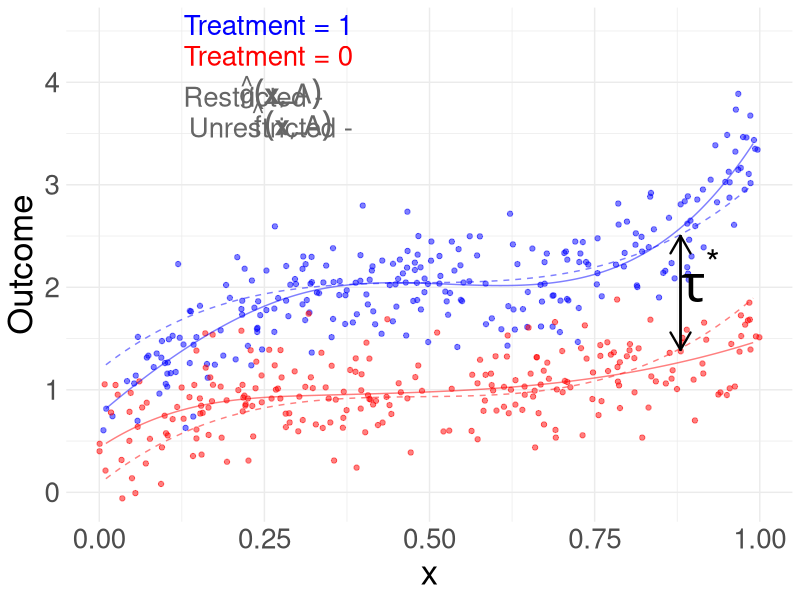

R code for this plot:
set.seed(123)
library(splines)
library(ggplot2)

# Define the number of observations
n <- 500

# Generate random values for x1 and x2 from a normal distribution
x <- runif(n)


# Generate treatment variable A
A <- rbinom(n, size = 1, prob = 0.5)

# Define the coefficients
beta0 <- 1
beta1 <- 5
beta2 <- 1
beta3 <- 5.5


# Generate random error terms
epsilon <- rnorm(n, mean = 0, sd = 0.3)

Y <- beta0 + beta1 * (x-0.5)^3 + beta2 * A + beta3 * A * (x-0.5)^3 + A*(x > 0.5)*(x - 0.5)^3 + epsilon


DATA_full <- data.frame('Y' = Y, 'x' = x, 'A' = A, 'x.t' = A *x)
DATA_reduced <- data.frame('Y' = Y, 'x' = x, 'A' = A)

bs_fit <- lm(Y ~ bs(x, df=5) + A*bs(x, df=5), data=DATA_full)
test_points <- data.frame(x=rep(seq(0.01, 0.99, length.out=500), 2), A=rep(c(0, 1), each=500))
test_points$fitted_vals <- predict(bs_fit, newdata=test_points)


tau <- mean(Y[A == 1]) - mean(Y[A == 0])
tau.range <- seq(-4*tau, 4*tau, length.out = 20)

mse <- rep(NA, length(tau.range))
for(k in 1:length(tau.range)) {
  tau.tmp <- tau.range[k]
  data.reduced <- data.frame('Y' = Y - tau.tmp*A, 'x' = x)
  lm_tmp <- lm(Y ~ bs(x), data = data.reduced)
  ghat <- lm_tmp$fitted.values + tau.tmp*A
  mse[k] <- mean((Y - ghat)^2)
}
tau.star <- tau.range[which.min(mse)]

data.reduced <- data.frame('Y' = Y - tau.star*A, 'x' = x)
lm_star <- lm(Y ~ bs(x), data = data.reduced)

test_points_reduced0 <- test_points_reduced1 <- data.frame(x=rep(seq(0.01, 0.99, length.out=500), 2))
test_points_reduced0$fitted_vals <- predict(lm_star, newdata=test_points)
test_points_reduced1$fitted_vals <- test_points_reduced0$fitted_vals + tau.star

df_trt1 <- subset(DATA_full, A==1)
df_trt0 <- subset(DATA_full, A==0)
fit_trt1 <- subset(test_points, A==1)
fit_trt0 <- subset(test_points, A==0)


ggplot() + 
  geom_point(data = df_trt1, aes(x = x, y = Y), color = "blue", alpha = 0.5) +
  geom_point(data = df_trt0, aes(x = x, y = Y), color = "red", alpha = 0.5) +
  geom_line(data = fit_trt1, aes(x = x, y = fitted_vals), color = "blue", alpha = 0.5) +
  geom_line(data = fit_trt0, aes(x = x, y = fitted_vals), color = "red", alpha = 0.5) +
  geom_line(data = test_points_reduced1, aes(x = x, y = fitted_vals), color = "blue", alpha = 0.5, linetype = 2) +
  geom_line(data = test_points_reduced0, aes(x = x, y = fitted_vals), color = "red", alpha = 0.5, linetype = 2) +
  geom_text(data = data.frame(x = 0.0, Y = 4.5), aes(x = x, y = Y), label = "Treatment = 1", hjust = -0.5, vjust = 0.2, color = "blue", size = 7) +
  geom_text(data = data.frame(x = 0.0, Y = 4.2), aes(x = x, y = Y), label = "Treatment = 0", hjust = -0.5, vjust = 0.2, color = "red", size = 7) +
  annotate("segment", x = 0.25, xend = 0.3, y = 3.8, yend = 3.8, color = "gray40", size = 0.8) +
  annotate("text", x = 0.015, y = 3.8, label = "Restricted - ", hjust = -0.5, vjust = 0.2, color = "gray40", size = 7) +
  annotate("text", x = 0.15, y = 3.8, label = expression(hat(g)(bold(x), A)), hjust = -0.5, vjust = 0.2, color = "gray40", size = 7) +
  annotate("segment", x = 0.27, xend = 0.32, y = 3.5, yend = 3.5, color = "gray40", size = 0.8, linetype = "dashed") +
  annotate("text", x = 0.0051, y = 3.5, label = "Unrestricted - ", hjust = -0.5, vjust = 0.2, color = "gray40", size = 7) +
  annotate("text", x = 0.17, y = 3.5, label = expression(hat(f)(bold(x), A)), hjust = -0.5, vjust = 0.2, color = "gray40", size = 7) +
  labs(y = "Outcome", x = "x", color = "Treatment") +
  scale_color_manual(values = c("blue", "red"), labels = c("Treatment = 1", "Trt = 0")) +
  theme_minimal() +
  theme(axis.text.x = element_text(size = 20), 
        axis.text.y = element_text(size = 20),
        axis.title = element_text(size = 25)) +
  geom_segment(aes(x = 0.88, xend = 0.88, y = 1.39, yend = 2.50), 
               arrow = arrow(type = "open", length = unit(0.2, "inches")), 
               color = "black", lineend = "round", size = 0.8) +
  geom_segment(aes(x = 0.88, xend = 0.88, y = 2.50, yend = 1.39), 
               arrow = arrow(type = "open", length = unit(0.2, "inches")), 
               color = "black", lineend = "round", size = 0.8) +
  annotate("text", x = 0.91, y = 1.6, label = expression(tau^'*'), color = "black", size = 13, hjust = 0.5, vjust = -0.5)
